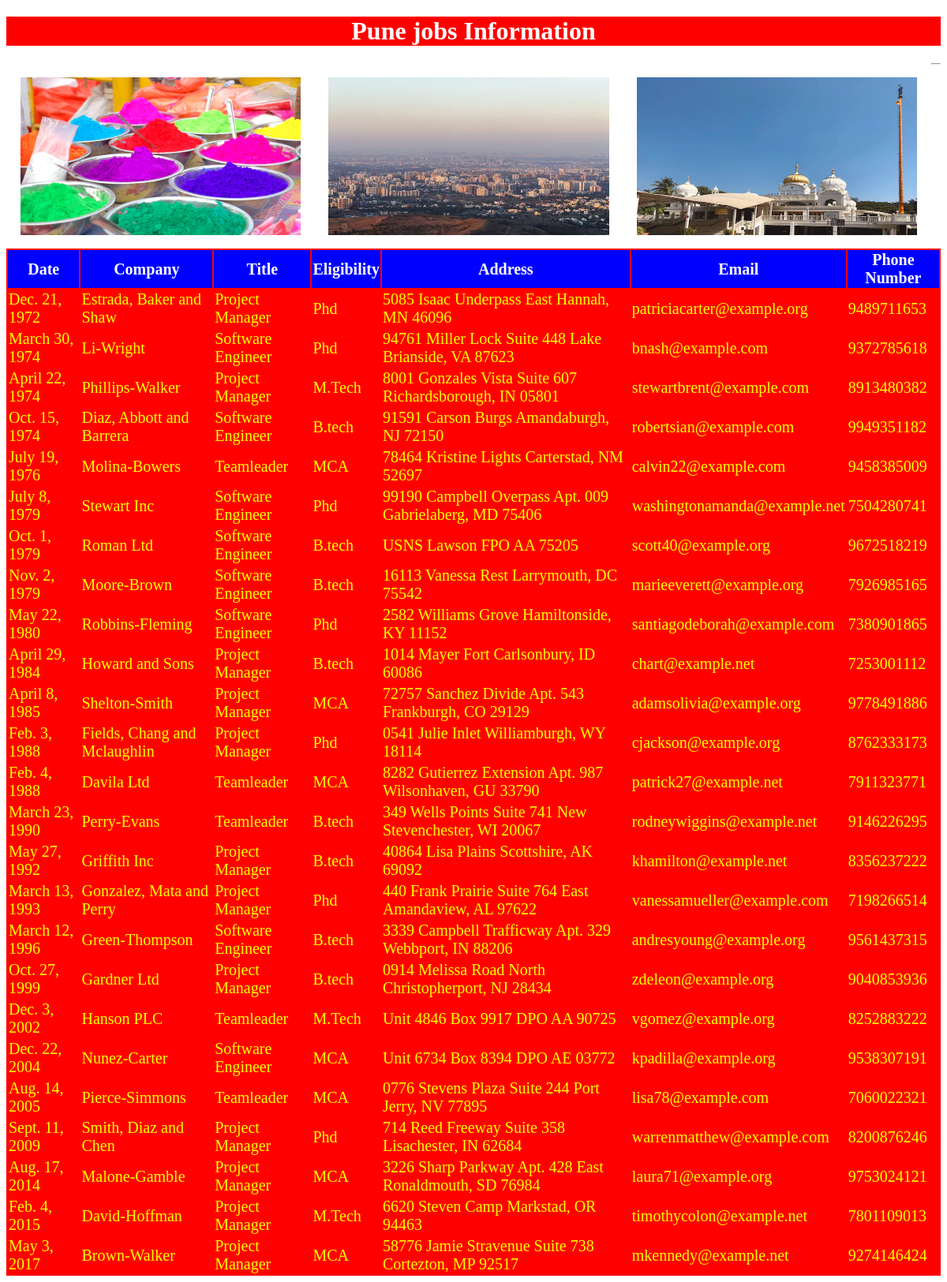
/punejob, run on the app's committed database.
### testapp/models.py (models this page shows)
class punejobs(models.Model):
    date=models.DateField();
    company=models.CharField(max_length=100);
    title=models.CharField(max_length=100);
    eligibility=models.CharField(max_length=100);
    address=models.CharField(max_length=100);
    email=models.EmailField();
    phonenumber=models.IntegerField()

### testapp/views.py (the view)
# urls.py: path('punejob', views.punejob3),
def punejob3(request):
    jobs_list=punejobs.objects.order_by('date')
    my_dict={'jobs_list':jobs_list}
    return render(request, 'testapp/punejobs.html',context=my_dict)

### templates/testapp/punejobs.html (shortened to what this page needs)
<!DOCTYPE html>
{% load static %}
<html lang="en">
<head>
    <link rel="stylesheet" href="{%static 'css/job.css' %}">
</head>
<body>
    <h1> Pune jobs Information </h1>
    <img src="{%static 'images/punecolour.jpg' %}" alt="">
    <img src="{%static 'images/puneroad.jpg' %}" alt="">
    <img src="{%static 'images/punetemple.jpg' %}" alt="">
    <hr>
    {% if jobs_list %}
    <table id="tab">
        <thead>
            <th>Date</th>
            <th>Company</th>
            <th>Title</th>
            <th>Eligibility</th>
            <th>Address</th>
            <th>Email</th>
            <th>Phone Number</th>
        </thead>
        {%for job in jobs_list %}
        <tr>
            <td>{{job.date}}</td>
            <td>{{job.company}}</td>
            <td>{{job.title}}</td>
            <td>{{job.eligibility}}</td>
            <td>{{job.address}}</td>
            <td>{{job.email}}</td>
            <td>{{job.phonenumber}}</td>
        </tr>
        {% endfor %}
    </table>
    {% else %}
    <p>No jobs Found in Pune</p>
    {% endif %}
</body>
</html>

### static/css/job.css (style rules this page uses)
body { background-image: url(https://media.istockphoto.com/id/171309616/photo/green-grass-background.webp?b=1&s=170667a&w=0&k=20&c=lQvv2ndAtFpY4UCzeAUPAW3cGI_wpDHlK71CAi5O0_w=); background-repeat: no-repeat; background-size: cover; }
h1 { color: white; text-align: center; background: red; }
table,thead,th,tr,td { color: yellow; border: 2px white; font-size: 20px; margin: auto; background: red; }
thead,th { color: white; border: 2px white; font-size: 20px; margin: auto; background: blue; }
img { height: 200px; width: 30%; float: left; margin: 1.5%; border: 2px red; }
table tr:nth-of-type(even) { background: #f4c242; }

### data on the page
punejobs: date "Dec. 21, 1972", company "Estrada, Baker and Shaw", title "Project Manager", eligibility "Phd", address "5085 Isaac Underpass East Hannah, MN 46096", email "patriciacarter@example.org", phonenumber "9489711653"
punejobs: date "March 30, 1974", company "Li-Wright", title "Software Engineer", eligibility "Phd", address "94761 Miller Lock Suite 448 Lake Brianside, VA 87623", email "bnash@example.com", phonenumber "9372785618"
punejobs: date "April 22, 1974", company "Phillips-Walker", title "Project Manager", eligibility "M.Tech", address "8001 Gonzales Vista Suite 607 Richardsborough, IN 05801", email "stewartbrent@example.com", phonenumber "8913480382"
punejobs: date "Oct. 15, 1974", company "Diaz, Abbott and Barrera", title "Software Engineer", eligibility "B.tech", address "91591 Carson Burgs Amandaburgh, NJ 72150", email "robertsian@example.com", phonenumber "9949351182"
punejobs: date "July 19, 1976", company "Molina-Bowers", title "Teamleader", eligibility "MCA", address "78464 Kristine Lights Carterstad, NM 52697", email "calvin22@example.com", phonenumber "9458385009"
punejobs: date "July 8, 1979", company "Stewart Inc", title "Software Engineer", eligibility "Phd", address "99190 Campbell Overpass Apt. 009 Gabrielaberg, MD 75406", email "washingtonamanda@example.net", phonenumber "7504280741"
punejobs: date "Oct. 1, 1979", company "Roman Ltd", title "Software Engineer", eligibility "B.tech", address "USNS Lawson FPO AA 75205", email "scott40@example.org", phonenumber "9672518219"
punejobs: date "Nov. 2, 1979", company "Moore-Brown", title "Software Engineer", eligibility "B.tech", address "16113 Vanessa Rest Larrymouth, DC 75542", email "marieeverett@example.org", phonenumber "7926985165"
punejobs: date "May 22, 1980", company "Robbins-Fleming", title "Software Engineer", eligibility "Phd", address "2582 Williams Grove Hamiltonside, KY 11152", email "santiagodeborah@example.com", phonenumber "7380901865"
punejobs: date "April 29, 1984", company "Howard and Sons", title "Project Manager", eligibility "B.tech", address "1014 Mayer Fort Carlsonbury, ID 60086", email "chart@example.net", phonenumber "7253001112"
punejobs: date "April 8, 1985", company "Shelton-Smith", title "Project Manager", eligibility "MCA", address "72757 Sanchez Divide Apt. 543 Frankburgh, CO 29129", email "adamsolivia@example.org", phonenumber "9778491886"
punejobs: date "Feb. 3, 1988", company "Fields, Chang and Mclaughlin", title "Project Manager", eligibility "Phd", address "0541 Julie Inlet Williamburgh, WY 18114", email "cjackson@example.org", phonenumber "8762333173"
punejobs: date "Feb. 4, 1988", company "Davila Ltd", title "Teamleader", eligibility "MCA", address "8282 Gutierrez Extension Apt. 987 Wilsonhaven, GU 33790", email "patrick27@example.net", phonenumber "7911323771"
punejobs: date "March 23, 1990", company "Perry-Evans", title "Teamleader", eligibility "B.tech", address "349 Wells Points Suite 741 New Stevenchester, WI 20067", email "rodneywiggins@example.net", phonenumber "9146226295"
punejobs: date "May 27, 1992", company "Griffith Inc", title "Project Manager", eligibility "B.tech", address "40864 Lisa Plains Scottshire, AK 69092", email "khamilton@example.net", phonenumber "8356237222"
punejobs: date "March 13, 1993", company "Gonzalez, Mata and Perry", title "Project Manager", eligibility "Phd", address "440 Frank Prairie Suite 764 East Amandaview, AL 97622", email "vanessamueller@example.com", phonenumber "7198266514"
punejobs: date "March 12, 1996", company "Green-Thompson", title "Software Engineer", eligibility "B.tech", address "3339 Campbell Trafficway Apt. 329 Webbport, IN 88206", email "andresyoung@example.org", phonenumber "9561437315"
punejobs: date "Oct. 27, 1999", company "Gardner Ltd", title "Project Manager", eligibility "B.tech", address "0914 Melissa Road North Christopherport, NJ 28434", email "zdeleon@example.org", phonenumber "9040853936"
punejobs: date "Dec. 3, 2002", company "Hanson PLC", title "Teamleader", eligibility "M.Tech", address "Unit 4846 Box 9917 DPO AA 90725", email "vgomez@example.org", phonenumber "8252883222"
punejobs: date "Dec. 22, 2004", company "Nunez-Carter", title "Software Engineer", eligibility "MCA", address "Unit 6734 Box 8394 DPO AE 03772", email "kpadilla@example.org", phonenumber "9538307191"
punejobs: date "Aug. 14, 2005", company "Pierce-Simmons", title "Teamleader", eligibility "MCA", address "0776 Stevens Plaza Suite 244 Port Jerry, NV 77895", email "lisa78@example.com", phonenumber "7060022321"
punejobs: date "Sept. 11, 2009", company "Smith, Diaz and Chen", title "Project Manager", eligibility "Phd", address "714 Reed Freeway Suite 358 Lisachester, IN 62684", email "warrenmatthew@example.com", phonenumber "8200876246"
punejobs: date "Aug. 17, 2014", company "Malone-Gamble", title "Project Manager", eligibility "MCA", address "3226 Sharp Parkway Apt. 428 East Ronaldmouth, SD 76984", email "laura71@example.org", phonenumber "9753024121"
punejobs: date "Feb. 4, 2015", company "David-Hoffman", title "Project Manager", eligibility "M.Tech", address "6620 Steven Camp Markstad, OR 94463", email "timothycolon@example.net", phonenumber "7801109013"
punejobs: date "May 3, 2017", company "Brown-Walker", title "Project Manager", eligibility "MCA", address "58776 Jamie Stravenue Suite 738 Cortezton, MP 92517", email "mkennedy@example.net", phonenumber "9274146424"
